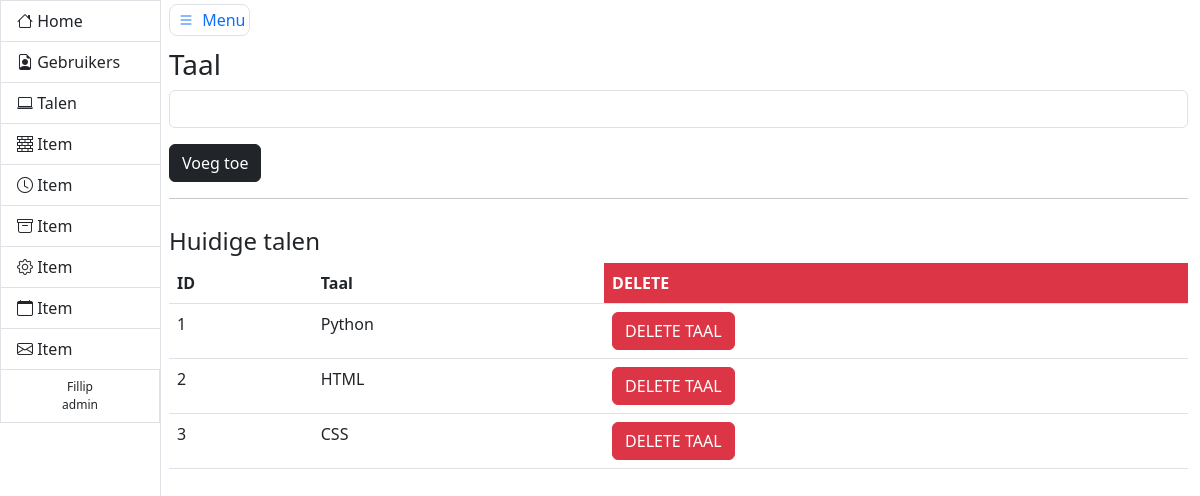
Screenshot of /admin/taal (signed in) with the database file from the repository.
### models.py (models this page shows, shortened)
class User(db.Model, UserMixin):
    __tablename__ = 'users'
    id = db.Column(db.Integer, primary_key=True, autoincrement=True)
    email = db.Column(db.String(), nullable=False, unique=True)
    username = db.Column(db.String(), nullable=False, unique=True)
    role = db.Column(db.String(), nullable=False, default='user')
    password_hash = db.Column(db.String(128))

class Talen(db.Model):
    id = db.Column(db.Integer, primary_key=True, autoincrement=True)
    name = db.Column(db.String(), nullable=False, unique=True)
    lessen = relationship("Lessen", cascade="all, delete-orphan")

### admin/views.py (the view, shortened to what this page needs)
@admin_blueprint.route('/taal', methods=['GET', 'POST'])
@login_required
@admin_required
def taal():
    form = AddTaal()
    delete = DeleteTaal()
    if form.validate_on_submit() and request.method == 'POST':
        print(form.taal.data)
        adding = Talen(name=form.taal.data)
        db.session.add(adding)
        db.session.commit()
        return redirect(url_for('admin.taal'))
    talen = Talen.query.all()
    return render_template('addtaal.html', form=form, talen=talen, delete=delete)

### admin/forms.py (shortened to what this page needs)
class AddTaal(FlaskForm):
    taal = StringField('Taal', validators=[DataRequired(message='Taal is required')])
    submit = SubmitField('Voeg toe')

class DeleteTaal(FlaskForm):
    delete = SubmitField('DELETE')

### __init__.py (called while the page is built)
@login_manager.user_loader
def get_user(user_id):
    try:
        return User.query.get(int(user_id))
    except:
        return None

### admin/templates/addtaal.html (shortened to what this page needs)
{% extends 'adminbase.html' %}
{% block header %}
    <form method="post">
        <h3>Taal</h3>
        {% endblock %}
        {% block bheader %}
        {{ form.taal(class_='form-control mb-3') }}
        {{ form.submit(class_='btn btn-dark') }}
{% endblock %}
{% block content %}
    <h4 class="mt-1 pt-2">Huidige talen</h4>
    <table class="table">
        <thead>
        <tr>
            <th scope="col">ID</th>
            <th scope="col">Taal</th>
            <th class="text-bg-danger">DELETE</th>
        </tr>
        </thead>
        <tbody>
        {% for taal in talen %}
            <tr>
                <td>{{ taal.id }}</td>
                <td>{{ taal.name }}</td>
                <td>
                    <button type="button" class="btn btn-danger" data-bs-toggle="modal"
                            data-bs-target="#modal_{{ taal.id }}">
                        DELETE TAAL
                    </button>
                </td>
            </tr>
        {% endfor %}
        </tbody>
    </table>
{% endblock %}

### admin/templates/adminbase.html (shortened to what this page needs)
<!DOCTYPE html>
<html lang="en">
<head>
    <link href="{{ url_for('static', filename='css/main.css') }}" rel="stylesheet">
    <link href="https://cdn.jsdelivr.net/npm/bootstrap@5.3.0-alpha1/dist/css/bootstrap.min.css" rel="stylesheet">
</head>
<body>
<div class="container-fluid">
    <div class="row flex-nowrap">
        <div class="col-auto px-0">
            <div id="sidebar" class="collapse collapse-horizontal show border-end">
                <div id="sidebar-nav" class="list-group border-0 rounded-0 text-sm-start min-vh-100">
                    <a href="{{ url_for('index') }}" class="list-group-item border-end-0 d-inline-block text-truncate" data-bs-parent="#sidebar"><i class="bi bi-house"></i> <span>Home</span> </a>
                    <a href="{{ url_for('admin.gebruikers') }}" class="list-group-item border-end-0 d-inline-block text-truncate" data-bs-parent="#sidebar"><i class="bi bi-file-earmark-person"></i> <span>Gebruikers</span></a>
                    <a href="{{ url_for('admin.taal') }}" class="list-group-item border-end-0 d-inline-block text-truncate" data-bs-parent="#sidebar"><i class="bi bi-laptop"></i> <span>Talen</span></a>
                    <a href="#" class="list-group-item border-end-0 d-inline-block text-truncate" data-bs-parent="#sidebar"><i class="bi bi-bricks"></i> <span>Item</span></a>
                    <a href="#" class="list-group-item border-end-0 d-inline-block text-truncate" data-bs-parent="#sidebar"><i class="bi bi-clock"></i> <span>Item</span></a>
                    <a href="#" class="list-group-item border-end-0 d-inline-block text-truncate" data-bs-parent="#sidebar"><i class="bi bi-archive"></i> <span>Item</span></a>
                    <a href="#" class="list-group-item border-end-0 d-inline-block text-truncate" data-bs-parent="#sidebar"><i class="bi bi-gear"></i> <span>Item</span></a>
                    <a href="#" class="list-group-item border-end-0 d-inline-block text-truncate" data-bs-parent="#sidebar"><i class="bi bi-calendar"></i> <span>Item</span></a>
                    <a href="#" class="list-group-item border-end-0 d-inline-block text-truncate" data-bs-parent="#sidebar"><i class="bi bi-envelope"></i> <span>Item</span></a>
                    {% if current_user.is_authenticated %}
                    <p class="copyright list-group-item d-inline-block text-truncate">{{ current_user.username }} <br> {{ current_user.role }}</p>
                    {% endif %}
                </div>
            </div>
        </div>
        <main class="col ps-md-2 pt-2">
            <a href="#" data-bs-target="#sidebar" data-bs-toggle="collapse" class="border rounded-3 p-1 text-decoration-none"><i class="bi bi-list bi-lg py-2 p-1"></i> Menu</a>
            <div class="page-header pt-3">
                {% block header %}
                {% endblock %}
            </div>
            {% block bheader %}
            {% endblock %}
            <hr>
            <div class="row">
                <div class="col-12">
                    {% block content %}
                    {% endblock %}
                </div>
            </div>
        </main>
    </div>
</div>
</body>
</html>

### static/css/main.css (style rules this page uses)
html { position: relative; min-height: 100%; }
#sidebar-nav { width: 160px; }
#sidebar { position: relative; }
.copyright { background-color: #f8f9fa; color: #6c757d; font-size: 12px; padding: 5px 10px; border-top: 1px solid #dee2e6; width: 100%; text-align: center; }

### rows the page displays
User: username "Fillip", role "admin"
Talen: id "1", name "Python"
Talen: id "2", name "HTML"
Talen: id "3", name "CSS"
